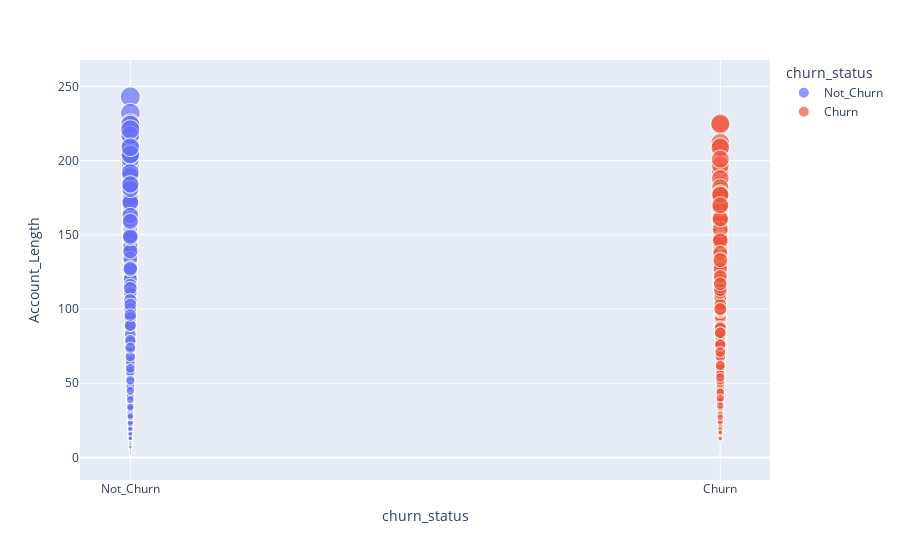

Notebook code for this chart:
### Code cell
correlation_acclen_churn = training_df[['Account_Length', 'churn_status']].corr
fig = px.scatter(training_df, x= 'churn_status', y = 'Account_Length', size = 'Account_Length', color= 'churn_status')
fig.show()

### Figure 1 — Plotly figure (JSON) as saved in the notebook; plotly's stock layout.template omitted (floating-point values rounded to 4 significant figures; data arrays with more than 128 entries replaced by an {"elided": "..."} marker saying what was removed)
{"data": [{"hovertemplate": "churn_status=%{x}<br>Account_Length=%{marker.size}<extra></extra>", "legendgroup": "Not_Churn", "marker": {"color": "#636efa", "size": {"elided": "2850 int values"}, "sizemode": "area", "sizeref": 0.6075, "symbol": "circle"}, "mode": "markers", "name": "Not_Churn", "showlegend": true, "type": "scattergl", "x": {"elided": "2850 str values"}, "xaxis": "x", "y": {"elided": "2850 int values"}, "yaxis": "y"}, {"hovertemplate": "churn_status=%{x}<br>Account_Length=%{marker.size}<extra></extra>", "legendgroup": "Churn", "marker": {"color": "#EF553B", "size": {"elided": "483 int values"}, "sizemode": "area", "sizeref": 0.6075, "symbol": "circle"}, "mode": "markers", "name": "Churn", "showlegend": true, "type": "scattergl", "x": {"elided": "483 str values"}, "xaxis": "x", "y": {"elided": "483 int values"}, "yaxis": "y"}], "layout": {"legend": {"itemsizing": "constant", "title": {"text": "churn_status"}, "tracegroupgap": 0}, "margin": {"t": 60}, "xaxis": {"anchor": "y", "categoryarray": ["Not_Churn", "Churn"], "categoryorder": "array", "domain": [0, 1], "title": {"text": "churn_status"}}, "yaxis": {"anchor": "x", "domain": [0, 1], "title": {"text": "Account_Length"}}}}
